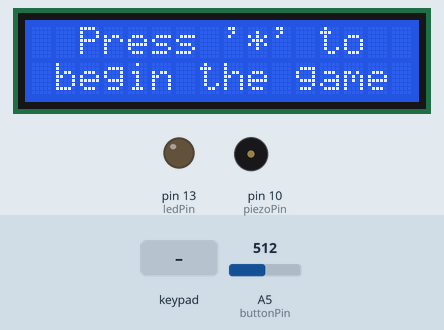
Recording of a sketch running on a simulated Arduino Uno, built with avr-gcc and run on an emulated ATmega328P. Parts: 16×2 character LCD, output pins drawn as LEDs (lit = HIGH), buzzer (waves = sounding). Dashed ring = blinking. The inputs (shaded band) are chosen by the test bench; at power-on: A5 (buttonPin) = 512. Random numbers use the default seed unless the sketch sets one; what the sketch prints to the serial monitor is not drawn.

Above: at 1.2 s.
1.3 s: A5 (buttonPin) set to 904
2.8 s: A5 (buttonPin) set to 935
At 3.3 s:
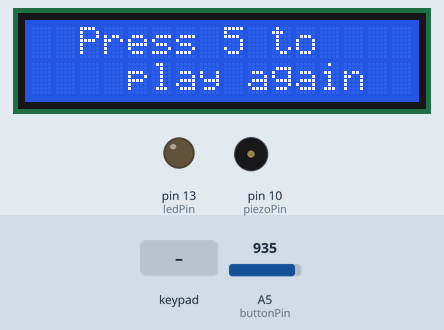
5.0 s: keypad keys 9 8 7 6 * pressed 0.4 s apart
At 6.56 s:
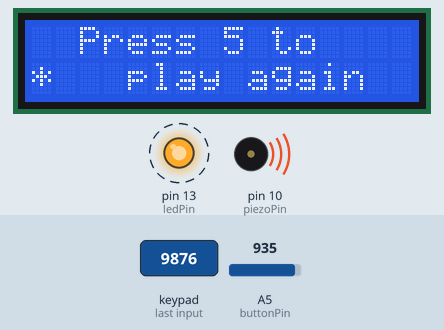
8.5 s: key '2' pressed
At 10.97 s:
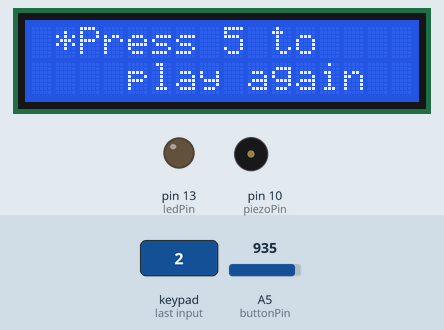
11.5 s: key '5' pressed
At 12.14 s:
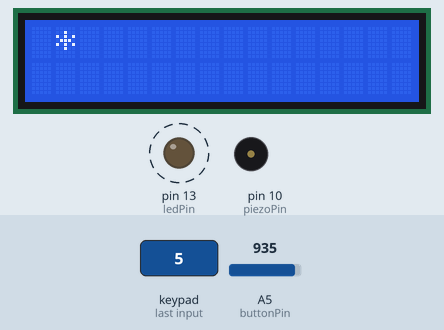
14.2 s: key '2' pressed
At 15.15 s:
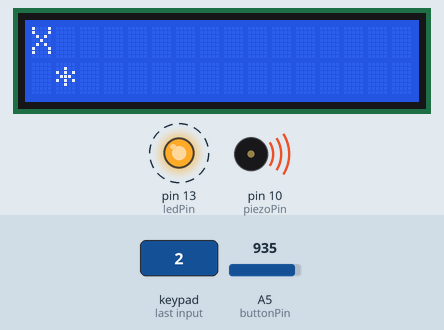
Timing chart, 0 to 18.0 s (numbered marks = the images above; inputs shaded):
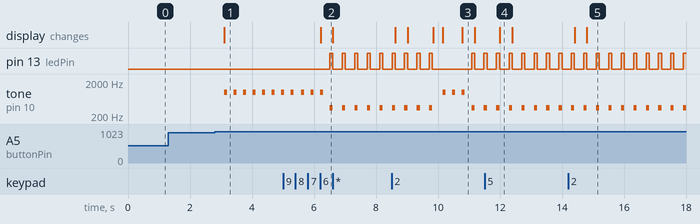

The sketch:

Independent_Project.ino
```cpp
#include <Keypad.h>
#include <LiquidCrystal.h>

LiquidCrystal lcd(12, 11, 5, 4, 3, 2);

const byte ROWS = 4; //four rows
const byte COLS = 4; //four columns
char hexaKeys[ROWS][COLS] = {
  {'1','2','3','A'},
  {'4','5','6','B'},
  {'7','8','9','C'},
  {'*','0','#','D'}
};
byte rowPins[ROWS] = {9, 8, 7, 6}; //connect to the row pinouts of the keyboard
byte colPins[COLS] = {A0, A1, A2, A3}; //connect to the column pinouts of the keyboard
Keypad customKeyboard = Keypad( makeKeymap(hexaKeys), rowPins, colPins, ROWS, COLS);


const int buttonPin = A5;
const int ledPin = 13;
const int piezoPin = 10;
int buttonRead;

long randomCol;
long randomRow;
int currentRow;
int currentCol;

int timer;

char grid[2][16]; // 2 by 16 board for the game
static int location[2]; // used for updating the location of the *, [0] = row, [1] = column

void setup(){

  Serial.begin(9600);

  pinMode(ledPin, OUTPUT);
  pinMode(piezoPin, OUTPUT);

  lcd.begin(16, 2);

  lcd.setCursor(2, 0);
  lcd.print("Press '*' to");
  lcd.setCursor(1, 1);
  lcd.print("begin the game");

  timer = 0;
}


void loop()
{
  char keyPressed = customKeyboard.getKey();

  if (timer == 0 && keyPressed == '*')
  {
    newGame();
    timer++;
  }

  if (keyPressed)
  {
    // what did the key do
    switch (keyPressed)
    {
      case '5':
        Serial.println("5 was pressed, new game");
        newGame();
      break;
      case '2':
        Serial.println("2 was pressed, move up");
        movePlayer(2);
      break;
      case '6':
        Serial.println("6 was pressed, move right");
        movePlayer(6);
      break;
      case '4':
        Serial.println("4 was pressed, move left");
        movePlayer(4);
      break;
      case '8':
        Serial.println("8 was pressed, move down");
        movePlayer(8);
      break;
      default: // do nothing
        Serial.println("Press 2, 4, 6, 8 to move or 5 to restart game");
      break;
    }
  }

  buttonRead = analogRead(buttonPin);

  if (buttonRead > 920) // if the button is pressed to check to see if the player is at correct location
  {
    delay(300);

    if (correct())
    {
      tone(piezoPin, 1000, 100); // "win" sound

      Serial.print("You won! The winning square was at row: ");
      Serial.print(currentRow);
      Serial.print(", column: ");
      Serial.println(currentCol);

      lcd.clear();
      lcd.setCursor(2, 0);
      lcd.print("Press 5 to");
      lcd.setCursor(4, 1);
      lcd.print("play again");
      if (keyPressed && keyPressed == '5')
      {
        Serial.println("5 was pressed, new game");
        newGame();
      }
    }
    else
    {
      Serial.print("Wrong! It is not at row: ");
      Serial.print(currentRow);
      Serial.print(", column: ");
      Serial.println(currentCol);

      digitalWrite(ledPin, HIGH);
      tone(piezoPin, 350, 100); // "lose" sound
      delay(100);
      digitalWrite(ledPin, LOW);
      getLocation();
      lcd.setCursor(location[1], location[0]);
      lcd.print("X");
    }
  }
}


void getLocation() // updates location of the *
{
  for (int i = 0; i < 16; i++) // col
  {
    for (int j = 0; j < 2 ; j++) // row
    {
      if (grid[j][i] == '*')
      {
        // store in global 1D array of {row, column}
        location[1] = i;
        location[0] = j;
      }
    }
  }
  return;
}


boolean correct() // checks to see if the * is at the correct spot
{
  getLocation(); // update the location
  currentRow = location[0];
  currentCol = location[1];

  // if the player is at the right location, they win
  if (currentCol == randomCol && currentRow == randomRow)
    return true;
  return false;
}


void resetLocation() // sets the user back to (0, 0)
{
  location[0] = 0;
  location[1] = 0;
}


void newGame() // begins new game
{
  Serial.println("Game started");

  resetLocation();

  // update the lcd
  lcd.clear();
  lcd.setCursor(currentCol, currentRow);
  lcd.print("*");

  // update the grid
  grid[0][0] = '*';

  randomRow = random(2); // random number 0 to 1
  randomCol = random(16); // random number 0 to 15
  while (randomRow == 0 && randomCol == 0)
  {
    // while the random numbers aren't both 0
    randomRow = random(2);
    randomCol = random(16);
  }
  // not random for whatever reason
  Serial.print("Winning row: ");
  Serial.println(randomRow);
  Serial.print("Winning column: ");
  Serial.println(randomCol);
}


void movePlayer(int direct) // move the player to a location adjacent to it up down left right
{
  getLocation();
  currentRow = location[0];
  currentCol = location[1];

  // clear the asterisk from grid
  grid[currentRow][currentCol] = ' ';

  // now the lcd
  lcd.setCursor(currentCol, currentRow);
  lcd.print(" ");

  // which way does the player want to move?
  switch (direct)
  {
    case 2: // move up
      currentRow--;
    break;
    case 8: // move down
      currentRow++;
    break;
    case 4: // move left
      currentCol--;
    break;
    case 6: // move right
      currentCol++;
    break;
    default: // do nothing
    break;
  }

  // update grid
  grid[currentRow][currentCol] = '*';

  // update lcd
  lcd.setCursor(currentCol, currentRow);
  lcd.print("*");
}
```

Measured:
- the behaviour switches between 920 and 921 on A5 (buttonPin) (found by bisection; images 0 and 1)
- after the input at 1.3 s, every drawn part: stays the same
- after the input at 2.8 s, tone on pin 10 (piezoPin): alternates 1000 Hz for 0.10 s and silent for 0.21 s, starting after 0.30 s; the display: changes after 0.31 s (image 1)
- after the input at 5.0 s, pin 13 (ledPin): alternates HIGH for 0.10 s and LOW for 0.30 s, starting after 1.5 s; the display: changes after 1.2 s (image 2)
- after the input at 11.5 s, the display: changes after 0.50 s (image 4)
- after the input at 14.2 s, the display: first changes after 0.20 s (image 5 shows a later state)
- what the display in image 3 shows lasts 0.4 s, from 10.8 s to 11.2 s
